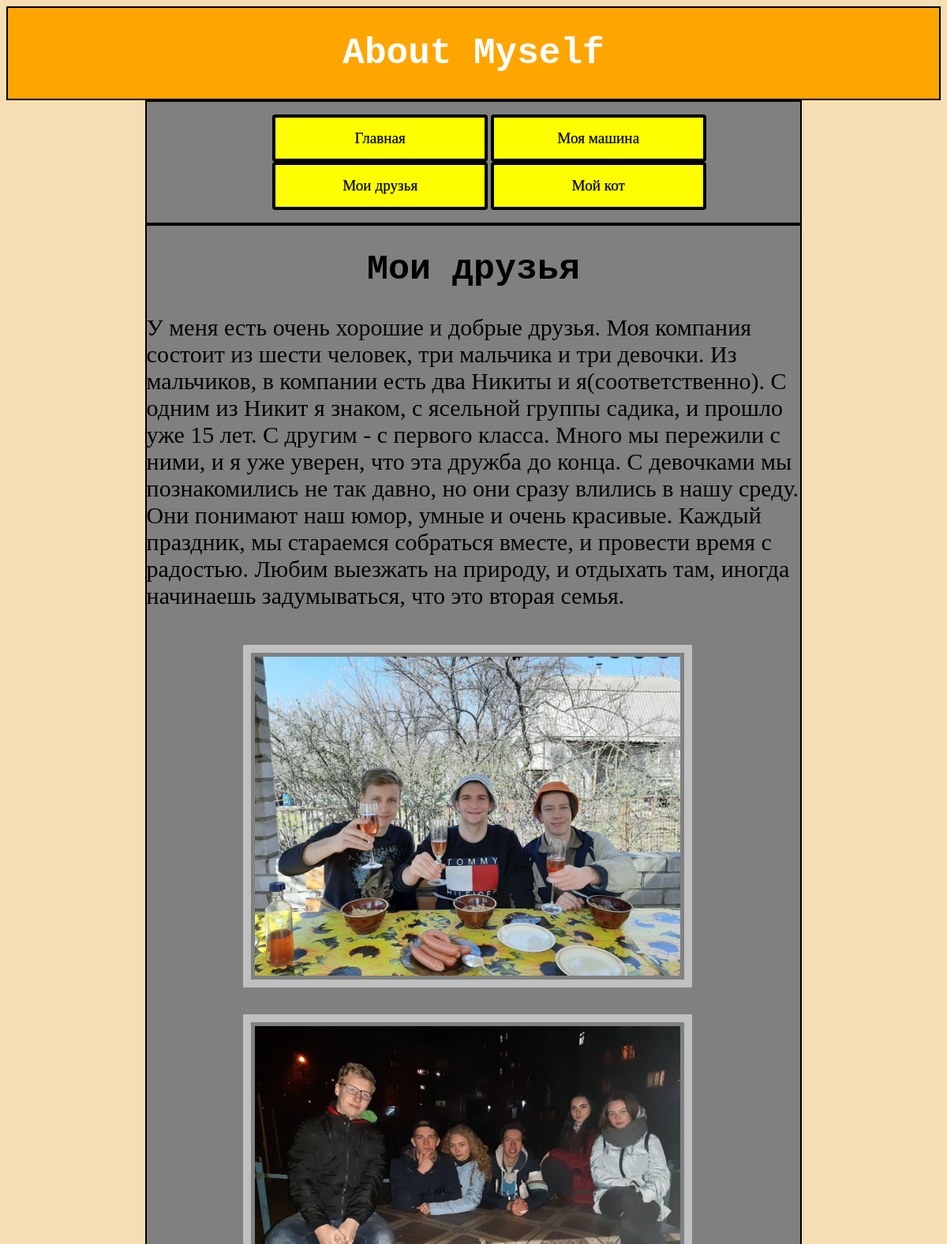
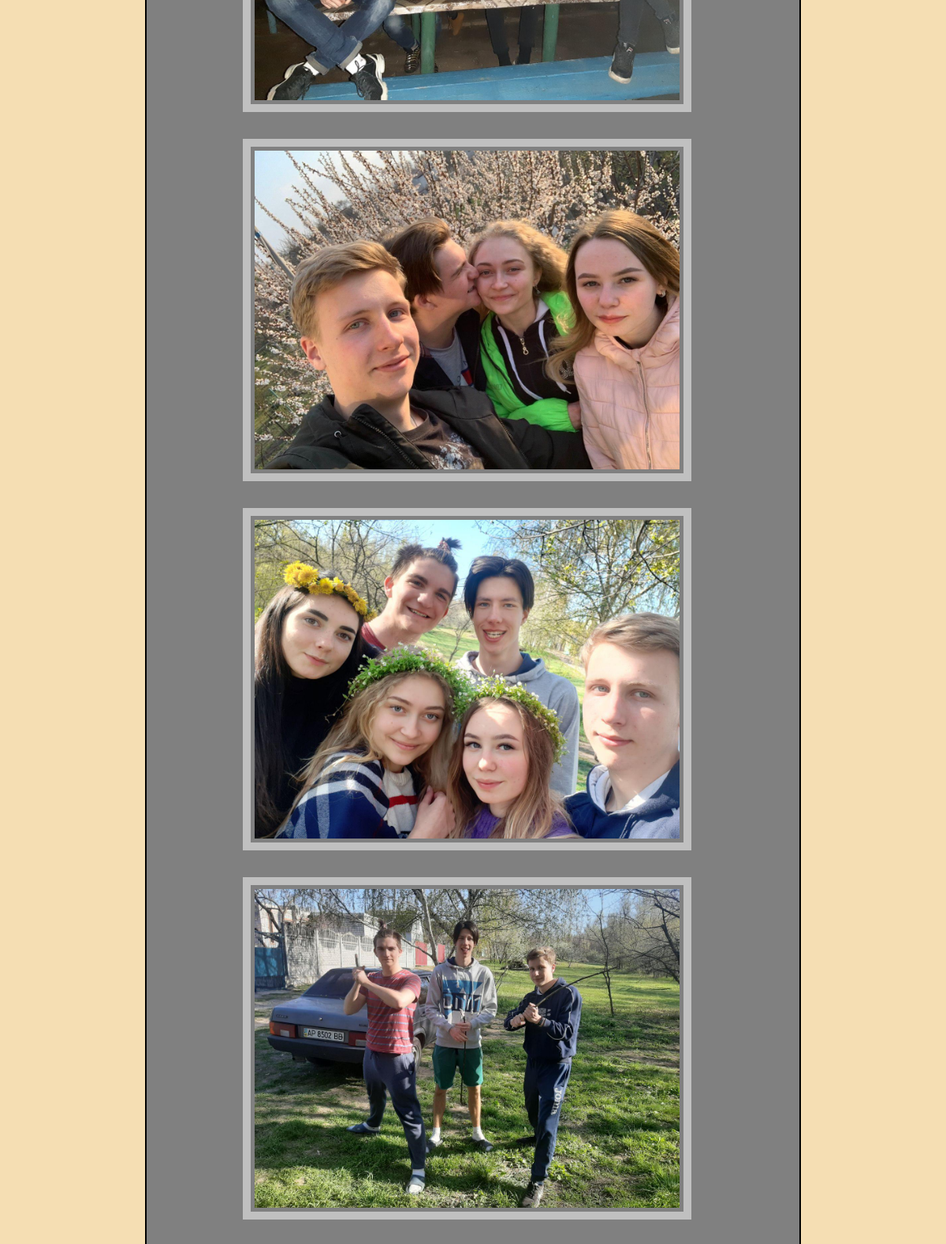
Screenshot of /home/company/ (upper part) with the database file from the repository (2 pictures, top to bottom).
### company/models.py (models this page shows, shortened)
class Company(models.Model):
    description = models.TextField(blank=True, null=False)
    class Meta:
        verbose_name = 'Компания'
        verbose_name_plural = 'Компании'

class PictureCompany(models.Model):
    photo = models.ImageField(upload_to='picture/')
    company = models.ForeignKey(Company, models.CASCADE)
    class Meta:
        verbose_name = 'Фото компании'

### company/views.py (the view)
# urls.py: path('', views.company, name='company'),
def company(request):
    description = Company.objects.all()
    picture = PictureCompany.objects.all()
    return render(request, 'company.html', locals())

### templates/company.html (shortened to what this page needs)
{% extends 'Main.html' %}
{% block content %}
    <div class = "fon4">
    <h1><center>Мои друзья</center></h1>
    {% for i in description %}
        <p>{{ i.description }}</p>
    {% endfor %}
    {% for i in picture %}
        <center>
            <a href="{{ i.photo.url }}"><img src="{{ i.photo.url }}"></a>
        </center>
    {% endfor %}
    </div>
{% endblock %}

### static/Main.css (style rules this page uses)
body { background-color: wheat; }
.fon4 { width: 70%; height: auto; position: relative; margin: auto; border: 2px solid black; background: grey; }
.fon4 h1 { font-size: 45px; font-family: "Bitstream Vera Sans Mono", Monaco, "Courier New", Courier, monospace; }
.fon4 p { font-size: 30px; }
.fon4 img { height: 20%; width: 65%; position: relative; text-align: center; padding: 5px; border: 10px solid silver; float: bottom; margin: 15px 15px 15px 0; }

### rows the page displays
Company: description "У меня есть очень хорошие и добрые друзья. Моя компания состоит из шести человек, три мальчика и три девочки. Из мальчиков, в компании есть два Никиты и я(соответственно). С одним из Никит я знаком, с ясельной группы садика, и прошло уже 15 лет. С другим - с первого класса. Много мы пережили с ними, и я уже уверен, что эта дружба до конца. С девочками мы познакомились не так давно, но они сразу влились в нашу среду. Они понимают наш юмор, умные и очень красивые. Каждый праздник, мы стараемся собраться вместе, и провести время с радостью. Любим выезжать на природу, и отдыхать там, иногда начинаешь задумываться, что это вторая семья."
PictureCompany: photo (picture)
PictureCompany: photo (picture)
PictureCompany: photo (picture)
PictureCompany: photo (picture)
PictureCompany: photo (picture)
